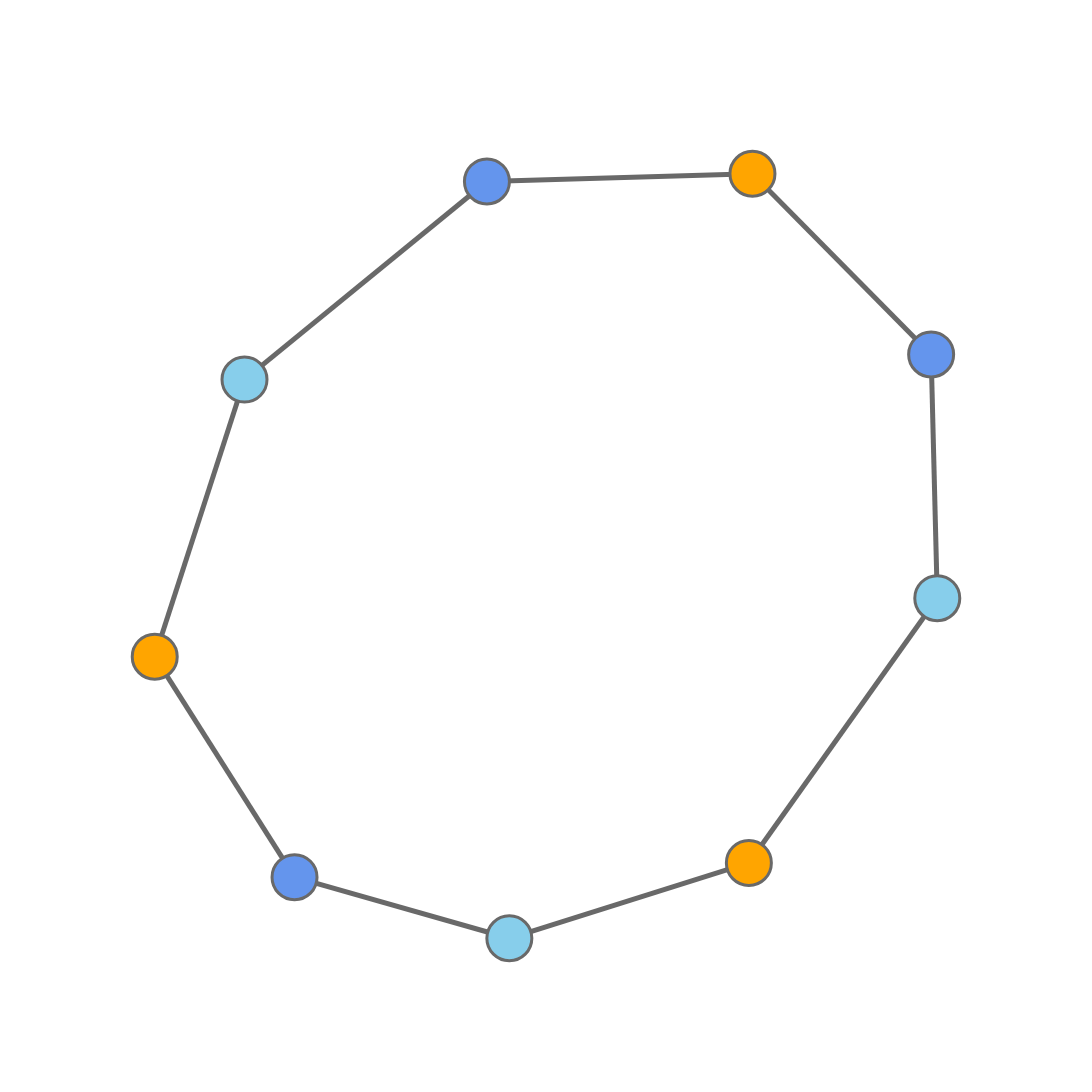

Source (notebook cell):
### Code cell
fig.show()
fig.write_image("figname.png")

### Figure 1 — Plotly figure (JSON) as saved in the notebook; plotly's stock layout.template omitted (floating-point values rounded to 4 significant figures)
{"data": [{"hoverinfo": "none", "line": {"color": "dimgrey", "width": 5}, "mode": "lines", "opacity": 1, "type": "scatter", "x": [0, 0.1147, null, 0, 0.1787, null, 0.1147, 0.4245, null, 0.4245, 0.7638, null, 0.7638, 0.9922, null, 0.9922, 1, null, 1, 0.7592, null, 0.7592, 0.4532, null, 0.4532, 0.1787, null], "y": [0.3683, 0.7307, null, 0.3683, 0.07994, null, 0.7307, 0.9899, null, 0.9899, 1, null, 1, 0.7636, null, 0.7636, 0.4448, null, 0.4448, 0.0985, null, 0.0985, 0, null, 0, 0.07994, null]}, {"hoverinfo": "text", "marker": {"color": ["orange", "skyblue", "cornflowerblue", "orange", "cornflowerblue", "skyblue", "orange", "skyblue", "cornflowerblue"], "line": {"color": "dimgrey", "width": 3}, "size": 45, "symbol": "circle"}, "mode": "markers", "text": ["0", "1", "2", "3", "4", "5", "6", "7", "8"], "type": "scatter", "x": [0, 0.1147, 0.4245, 0.7638, 0.9922, 1, 0.7592, 0.4532, 0.1787], "y": [0.3683, 0.7307, 0.9899, 1, 0.7636, 0.4448, 0.0985, 0, 0.07994]}], "layout": {"height": 1200, "scene": {"xaxis": {"nticks": 0, "tickfont": {"color": "white"}, "title": {"text": ""}}, "yaxis": {"nticks": 0, "tickfont": {"color": "white"}, "title": {"text": ""}}}, "showlegend": false, "width": 1200, "xaxis": {"autorange": true, "range": [-0.09108, 1.091], "type": "linear", "visible": false}, "yaxis": {"autorange": true, "range": [-0.09182, 1.092], "type": "linear", "visible": false}}}
